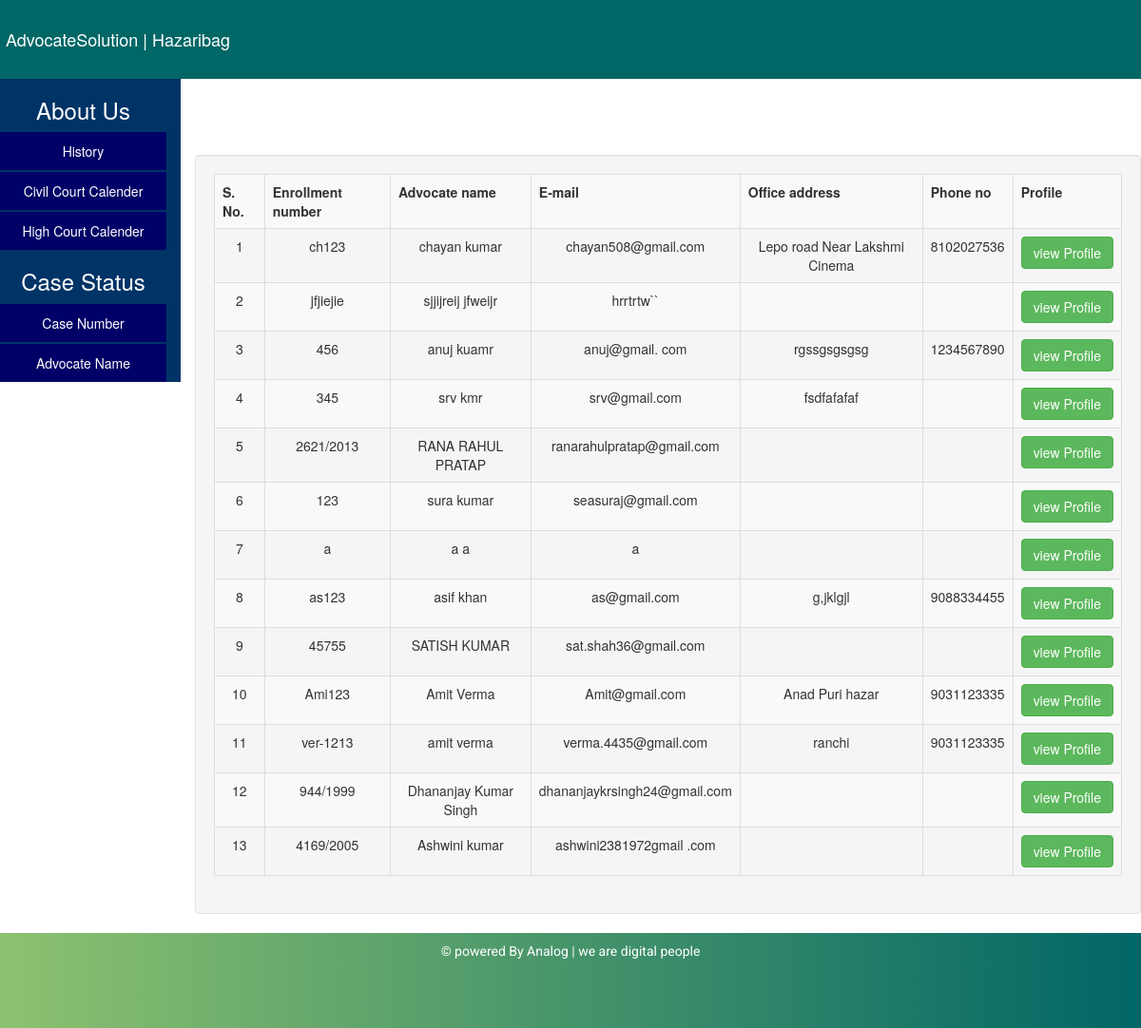
The page /home/advo_check.php on the database its author committed.
### tables this page shows
CREATE TABLE `advo_details` (
  `advo_id` int(30) NOT NULL,
  `user_id` int(20) NOT NULL,
  `enrollment_no` varchar(40) NOT NULL,
  `first_name` varchar(40) NOT NULL,
  `last_name` varchar(40) NOT NULL,
  `dob` varchar(40) NOT NULL,
  `email` varchar(60) NOT NULL,
  `gender` varchar(10) NOT NULL
);

CREATE TABLE `advo_profile` (
  `profile_id` int(30) NOT NULL,
  `advo_id` int(30) NOT NULL,
  `professional_area` varchar(40) NOT NULL,
  `date_joining` date NOT NULL,
  `experience` varchar(40) NOT NULL,
  `phone_no` varchar(40) NOT NULL,
  `office_address` varchar(500) NOT NULL,
  `residential_address` varchar(500) NOT NULL,
  `profile_photo` text NOT NULL
);

### home/advo_check.php (the view, shortened to what this page needs)
<?php
include("../includes/database.php");
$advo_name=$_POST['advo_name'];
 ?>
 <!doctype html>
<?php include('../includes/header.php'); ?>
<body>
<div class="container-fluid">
      <a href="../index.php" class="navbar-brand" style="margin-top:25px;">AdvocateSolution | Hazaribag</a>
      </div>
<div class="row">
		<div class="col-lg-2" style="background:#036; color:white;">
	<div><h3 style="text-align:center;">About Us</h3></div>
	 <a href="../history">History</a>
	 <a href="../calender/calander_civil_court2017_3.pdf">Civil Court Calender</a>
	 <a href="../calender/calander_high_court2017.pdf">High Court Calender</a>
	 <div><h3 style="text-align:center;">Case Status</h3></div>
	 <a href="../home/search_case.php">Case Number</a>
	 <a href="../home/search_advocate.php">Advocate Name</a>
  </div>
	<div class="col-lg-10" style="text-align:center;" >
	<br/><br/>
<br/><br/>
<div class="well">
<table class="table table-striped table-bordered table-hover table-responsive">
    	<tr>
        	<th>S. No.</th>
            <th>Enrollment number</th>
            <th>Advocate name</th>
            <th>E-mail</th>
            <th>Office address</th>
            <th>Phone no</th>
            <th>Profile</th>
        </tr>
        <?php
		$si=0;
		 $sql_permission="select * from advo_details where first_name like '%$advo_name' or last_name like '%$advo_name'";
         $result_permission=mysqli_query($con,$sql_permission);
         while($row=mysqli_fetch_array($result_permission))
		 {
	     $advo_id=$row['advo_id'];
			$enrollment_no=$row['enrollment_no'];
			$first_name=$row['first_name'];
			$last_name=$row['last_name'];
			$email=$row['email'];
		$sql_profile="select office_address,phone_no from advo_profile where advo_id='$advo_id'";
         $result_profile=mysqli_query($con,$sql_profile);
         while($row_profile=mysqli_fetch_array($result_profile))
		 {
			$phone_no=$row_profile['phone_no'];
			$office_address=$row_profile['office_address'];
		 }
		$si=$si+1;
		?>
		 <tr>
        	<td><?php echo$si ?></td>
            <td><?php echo $enrollment_no;?></td>
            <td><?php echo $first_name. ' '.$last_name;?></td>
            <td><?php echo $email; ?></td>
            <td><?php echo $office_address ?></td>
            <td><?php echo $phone_no ?></td>
            <td><a href="view_profile.php?advo_id=<?php echo base64_encode($advo_id); ?>" class="btn btn-success"> view Profile</a></td>
        </tr>
		<?php
		}
        ?>
    </table>
</div>
</div>
</div>
<?php include('../includes/footer.php');?>
</body>
</html>

### style/style.css (style rules this page uses)
* { margin:0; padding:0; }
.container-fluid { background:#006666; padding:4px; color:#996; }
.container-fluid a { color:white; padding:2px; }
.col-lg-2 a { display:block; padding:10px; color:white; background:#006; text-decoration:none; text-align:center; margin:2px 0 0 0; }

### rows shown on the page
advo_details: enrollment_no "ch123", first_name "chayan", last_name "kumar", email "chayan508@gmail.com", advo_profile.office_address "Lepo road Near Lakshmi Cinema", advo_profile.phone_no "8102027536"
advo_details: enrollment_no "jfjiejie", first_name "sjjijreij", last_name "jfweijr", email "hrrtrtw``"
advo_details: enrollment_no "456", first_name "anuj", last_name "kuamr", email "anuj@gmail. com", advo_profile.office_address "rgssgsgsgsg", advo_profile.phone_no "1234567890"
advo_details: enrollment_no "345", first_name "srv", last_name "kmr", email "srv@gmail.com", advo_profile.office_address "fsdfafafaf"
advo_details: enrollment_no "2621/2013", first_name "RANA RAHUL", last_name "PRATAP", email "ranarahulpratap@gmail.com"
advo_details: enrollment_no "123", first_name "sura", last_name "kumar", email "seasuraj@gmail.com"
advo_details: enrollment_no "a", first_name "a", last_name "a", email "a"
advo_details: enrollment_no "as123", first_name "asif", last_name "khan", email "as@gmail.com", advo_profile.office_address "g,jklgjl", advo_profile.phone_no "9088334455"
advo_details: enrollment_no "45755", first_name "SATISH", last_name "KUMAR", email "sat.shah36@gmail.com"
advo_details: enrollment_no "Ami123", first_name "Amit", last_name "Verma", email "Amit@gmail.com", advo_profile.office_address "Anad Puri hazar", advo_profile.phone_no "9031123335"
advo_details: enrollment_no "ver-1213", first_name "amit", last_name "verma", email "verma.4435@gmail.com", advo_profile.office_address "ranchi", advo_profile.phone_no "9031123335"
advo_details: enrollment_no "944/1999", first_name "Dhananjay Kumar", last_name "Singh", email "dhananjaykrsingh24@gmail.com"
advo_details: enrollment_no "4169/2005", first_name "Ashwini", last_name "kumar", email "ashwini2381972gmail .com"
